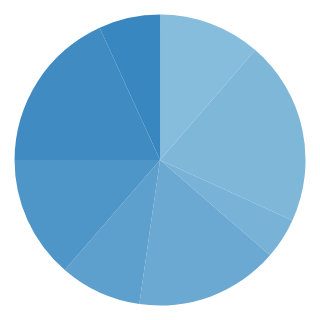

Vega-Lite specification for this chart:
### Vega-Lite specification from a JSON file in a GitHub repository (floating-point values rounded to 4 significant figures)
{"$schema": "https://vega.github.io/schema/vega-lite/v6.json", "padding": 5, "autosize": "none", "data": {"name": "table", "values": [{"c": "A", "g": "p", "x": 1, "y": 2, "v": 5, "t": "2024-01-15", "o": {"v": 3}, "IMDB Rating": 6.1, "d": "x1"}, {"c": "B", "g": "q", "x": 2, "y": 4, "v": 9, "t": "2024-02-20", "o": {"v": 7}, "IMDB Rating": 7.4, "d": "x2"}, {"c": "A", "g": "q", "x": 3, "y": 3, "v": 2, "t": "2024-03-05", "o": {"v": 1}, "IMDB Rating": 5.2, "d": "x1"}, {"c": "C", "g": "p", "x": 4, "y": 6, "v": 7, "t": "2024-05-30", "o": {"v": 4}, "IMDB Rating": 8.8, "d": "x3"}, {"c": "B", "g": "p", "x": 5, "y": 5, "v": 4, "t": "2024-07-11", "o": {"v": 9}, "IMDB Rating": 6.9, "d": "x2"}, {"c": "C", "g": "q", "x": 6, "y": 8, "v": 6, "t": "2024-09-02", "o": {"v": 2}, "IMDB Rating": 7.7, "d": "x3"}, {"c": "A", "g": "p", "x": 7, "y": 7, "v": 8, "t": "2024-11-25", "o": {"v": 5}, "IMDB Rating": 4.4, "d": "x1"}, {"c": "B", "g": "q", "x": 8, "y": 9, "v": 3, "t": "2024-12-31", "o": {"v": 8}, "IMDB Rating": 9.1, "d": "x2"}]}, "width": 100, "height": 100, "mark": "arc", "encoding": {"theta": {"field": "v", "type": "quantitative"}, "color": {"field": "t", "type": "temporal", "timeUnit": "month"}}}
